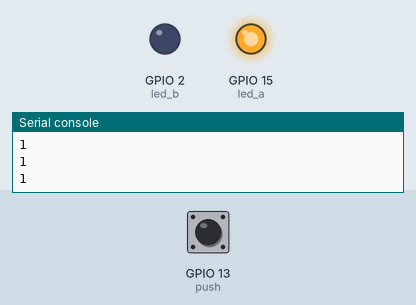
A program run on a simulated ESP32 board running MicroPython. On the bench: output pins drawn as LEDs (lit = HIGH), the last lines printed to the serial console. The test bench sets the inputs (shaded band); at power-on: GPIO 13 (push) HIGH.

Above: at 1.2 s.
1.3 s: GPIO 13 (push) pulled LOW for 0.3 s
At 1.62 s:
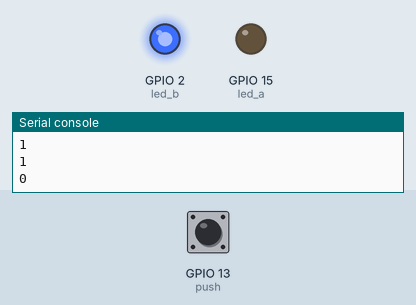
3.2 s: GPIO 13 (push) pulled LOW for 3.2 s
At 7.6 s:
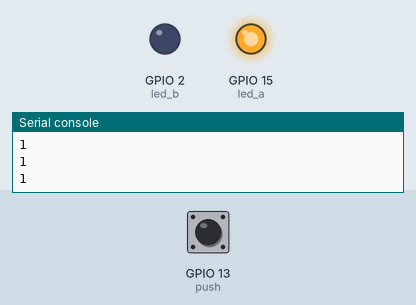
Timing chart, 0 to 9.1 s (numbered marks = the images above; inputs shaded):
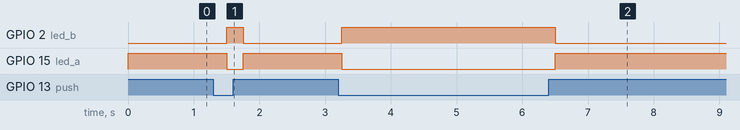

Measured:
- after the input at 1.3 s, GPIO 2 (led_b): LOW → HIGH after 0.20 s, → LOW 0.25 s later; GPIO 15 (led_a): HIGH → LOW after 0.20 s, → HIGH 0.25 s later
- after the input at 3.2 s, GPIO 2 (led_b): LOW → HIGH after 0.05 s, → LOW 3.3 s later; GPIO 15 (led_a): HIGH → LOW after 0.05 s, → HIGH 3.3 s later

The program:

LED_con_switch.py
```python
from machine import Pin
import time


led_a = Pin(15,Pin.OUT)
led_b = Pin(2,Pin.OUT)
push = Pin(13,Pin.IN,Pin.PULL_UP)

while True:

        estado = push.value()
        print(estado)
        if estado==0:
            led_a.value(0)
            led_b.value(1)
        else:

            led_a.value(1)
            led_b.value(0)

        time.sleep(0.25)


   
```
